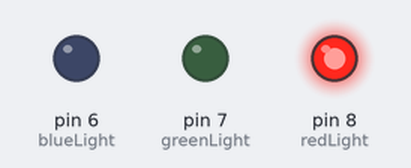
A sketch run on a simulated Arduino Uno, built with avr-gcc and run on an emulated ATmega328P. Shown: output pins drawn as LEDs (lit = HIGH).

Above: at 0.5 s.
At 1.5 s:
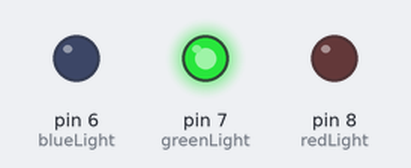
At 5.5 s:
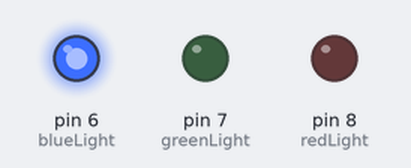
Timing chart, 0 to 6.9 s (numbered marks = the images above):
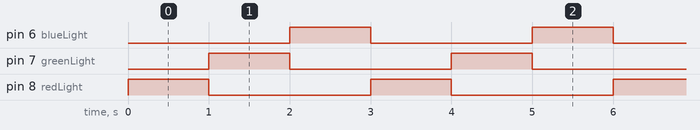

Measured:
- by itself, pin 6 (blueLight), pin 7 (greenLight), pin 8 (redLight): alternates HIGH for 1.0 s and LOW for 2.0 s
- by itself, everything shown: repeats every 3.0 s, in 4 steps

The sketch:

LightsAdvanced.ino
```cpp
/*
 * Lights (advanced)
 *
 * Turns LEDs on and off after certain time intervals
 *
 * The circuit:
 * LEDs connected as OUTPUTs on pins 6, 7, 8
 *
 * Created 11 November 2021
 * By Vivian Dai
 *
 * https://github.com/vivian-dai/Computer-Engineering-Club-Code/tree/main/01-Lights
 *
 */
#define delayTime 1000 // 1000 milliseconds is one second
#define redLight 8
#define greenLight 7
#define blueLight 6

void setup() {
  // put your setup code here, to run once:
  pinMode(redLight, OUTPUT);
  pinMode(greenLight, OUTPUT);
  pinMode(blueLight, OUTPUT);
  // sets all of the LEDs to outputs

}

void loop() {
  // put your main code here, to run repeatedly:

  // turn red LED on and off
  toggleLight(redLight);

  // turn green LED on and off
  toggleLight(greenLight);

  // turn blue LED on and off
  toggleLight(blueLight);
}

/**
 * turns the light on, waits some time, turns it off
 *
 * @param light the number of the pin of the light to toggle
 */
void toggleLight(int light) {
  digitalWrite(light, HIGH);
  delay(delayTime);
  digitalWrite(light, LOW);
}
```
